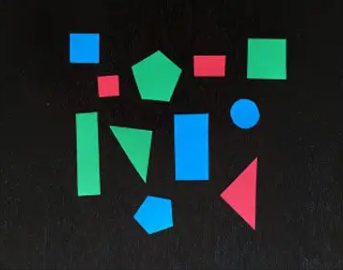
#> input picture ImageProcessing/PyImageSearch/Step4/detect_shapes_and_color/src/renkliShapess.png, 343 x 270 px
$ python detect_shapes.py --image src/renkliShapess.png
#> lines starting #> are read from the running program, lines starting #| are printed output that depends on the picture; after the words box and inside, x2 and y2 are one past the last pixel; in counts of white or black regions, pixels touching at a corner belong together
### ImageProcessing/PyImageSearch/Step4/detect_shapes_and_color/detectors/colorlabeler.py
from scipy.spatial import distance as dist
from collections import OrderedDict
import numpy as np
import cv2

class ColorLabeler:
    def __init__(self):

        colors =OrderedDict ({
            "reds" : (0,0,255),
            "green" : (0,255,0),
            "blue" : (255,0,0)})

        self.lab =np.zeros((len(colors),1,3),dtype="uint8")
        #print((self.lab).shape)  --> output : (3, 1, 3)

        self.colorName = []

        for (i,(name,rgb)) in enumerate(colors.items()):
            self.lab[i] = rgb
            print(rgb)

            self.colorName.append(name)

        self.lab = cv2.cvtColor(self.lab,cv2.COLOR_BGR2LAB)


    def label(self,image,c):


        mask = np.zeros(image.shape[:2],dtype="uint8")
        cv2.drawContours(mask,[c],-1,255,-1)
        mask = cv2.erode(mask,None,iterations=2)
        mean = cv2.mean(image,mask=mask)[:3]

        minDist =  (np.inf,None)             #burayı

        for(i,row) in enumerate(self.lab):

            d = dist.euclidean(row[0],mean)     #burayı

            if d < minDist[0]:
                minDist = (d,i)

        return self.colorName[minDist[1]]


### ImageProcessing/PyImageSearch/Step4/detect_shapes_and_color/detectors/shapedetector.py
import cv2

class ShapeDetector:
    def __init__(self):
        pass

    def detect(self,c):
        shape = "unidentified"

        epsilon = 0.04*cv2.arcLength(c,True)
        approx = cv2.approxPolyDP(c,epsilon,True)  #len içine alırsak köşe sayısı buluyor

        if len(approx) == 3:
            shape = "triangel"
        elif len(approx) == 4:
            #en boy oranı hesaplanıyor
            (x,y,w,h) = cv2.boundingRect(approx)  #koordinatları verir

            #print(x,y,w,h)
            #print(oran)
            oran = w /float(h)
            shape = "square" if oran >= 0.95 and oran <= 1.05 else "rectangle"

        elif len(approx)==5:
            shape = "pentagon"
        else:
            shape = "circle"
        return shape


### ImageProcessing/PyImageSearch/Step4/detect_shapes_and_color/detect_shapes.py
# gerekli paketleri(kütüphaneleri) içe aktarıyoruz
from detectors.shapedetector import ShapeDetector
from detectors.colorlabeler import ColorLabeler
import argparse
import imutils
import cv2
# terminalden argüman girişi alabilmek için argaparse kütüphanesi kullanıyoruz
ap = argparse.ArgumentParser() # ArgumentParser sınıfını ap değişkenine atıyoruz
ap.add_argument("-i", "--image",required=True, # ap değişkeninin add_argument fonksiyonunu kullanarak alacağımız argümanları belirliyoruz.
    help="Path to the image")
args = vars(ap.parse_args())

image = cv2.imread(args["image"]) # giriş görüntüsünü terminalden belirttiğimiz yolu baz alarak diskten alıyoruz
#> image is the input picture: shape (270, 343, 3); mean B, G, R 43.7, 43.4, 29.9
resized = imutils.resize(image,width=400)  #giriş görüntümüzü boyutlandırıyoruz
ratio = image.shape[0] /float(resized.shape[0])  #orijinal görüntümüzün yüksekliğini resized görüntüsündeki yüksekliğe bölüyoruz
#> ratio = 0.86
print(image.shape[0])
#| 270
print(float(resized.shape[0]))
#| 314.0
# print(ratio)

blurred = cv2.GaussianBlur(resized,(5,5),0) #boyutlandırılmış resme blur uyguluyourz
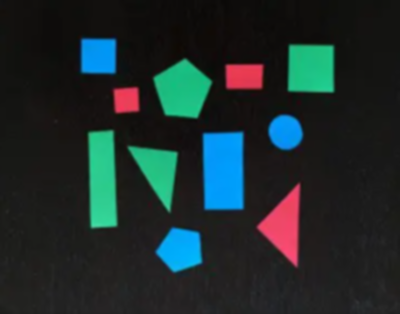
#> blurred: shape (314, 400, 3); mean B, G, R 43.7, 43.3, 29.9
gray = cv2.cvtColor(blurred,cv2.COLOR_BGR2GRAY)  #blurlu görüntüdeki bgr renk kanalını gray formatına çeviriyoruz
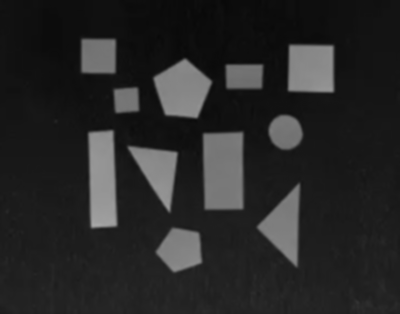
#> gray: shape (314, 400); min 9, max 167, mean 39.3
lab = cv2.cvtColor(blurred,cv2.COLOR_BGR2LAB)
#> lab: shape (314, 400, 3); mean of channels 0, 1, 2 42.3, 126.2, 127.9

ret,thresh = cv2.threshold(gray,60,255,cv2.THRESH_BINARY) #gri tona çevrilmiş resmin thresholdlıyoruz
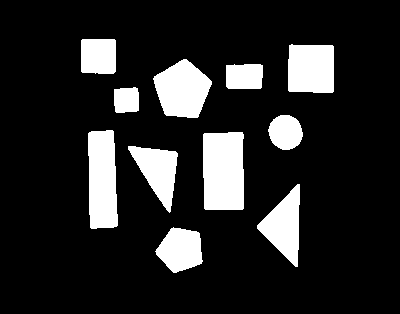
#> thresh: shape (314, 400); 15.2% white; 11 white regions

cnts = cv2.findContours(thresh,cv2.RETR_EXTERNAL,cv2.CHAIN_APPROX_SIMPLE)  #threshli resimdeki konturları buluyoruz
#> cnts = 11 contours; largest, box (x1, y1, x2, y2) and area: (203, 132, 244, 210) 2991, (88, 130, 118, 229) 2515, (153, 59, 212, 118) 2320, (288, 44, 334, 93) 2078, (257, 184, 300, 267) 1811
cnts = imutils.grab_contours(cnts)

sd = ShapeDetector()  # ShapeDetector sınıfını sd değişkenine eşitleriz
cl = ColorLabeler()  #ColorLabeler sınıfını cl değişkenine eşitleriz


for c in cnts:  #bulduğumuz konturların içinde gezinmek için for döngüsü başlatırız

    M =cv2.moments(c)   #konturun merkezini(ağırlık merkezi) buluruz
    cX = int((M["m10"] / M["m00"]) * ratio)
    cY = int((M["m01"] / M["m00"]) * ratio)

    shape = sd.detect(c)
    color = cl.label(lab,c)

    c = c.astype("float")  #float veritipine çeviririz
    c *= ratio  #sağlıklı bir çizim yapabilmek için boyutlandırılmış oranla çarparız
    c = c.astype("int") #integer veri tipine dönüştürürüz

    text = "{} {} ".format(color,shape)

    cv2.drawContours(image, [c], -1, (0, 255, 0), 2)  #kontuları image üstüne çizdiririz
    cv2.putText(image, text, (cX, cY), cv2.FONT_HERSHEY_SIMPLEX,0.5, (255, 255, 255), 2)  #ağırlık merkezlerine renk ve geometrik verileri yazarız

    cv2.imshow("Image", image)  #resmi imshowlarız
    cv2.waitKey(0)
#> this loop made 11 passes
#> (cX, cY, shape, epsilon in detect, approx in detect, x in detect, y in detect, w in detect) on passes 4, 5, 7, 8, 10, 11: (191, 146, 'rectangle', 9.25, [[242, 132], [203, 134], [205, 209], [243, 208]], 203, 132, 41), (87, 154, 'rectangle', 9.83, [[112, 130], [88, 133], [91, 228], [117, 225]], 88, 130, 30), (108, 85, 'square', 3.73, [[137, 88], [114, 89], [116, 112], [138, 110]], 114, 88, 25), (209, 65, 'rectangle', 4.69, [[226, 65], [228, 88], [261, 87], [262, 65]], 226, 65, 37), (267, 58, 'square', 7.28, [[289, 45], [288, 90], [332, 92], [333, 46]], 288, 45, 46), (84, 47, 'square', 5.33, [[82, 39], [81, 71], [113, 73], [115, 40]], 81, 39, 35)
#> (cX, cY, shape, epsilon in detect, mean in label, color, text) on passes 1, 6, 9: (154, 214, 'pentagon', 6.09, (170, 118.3, 80.21), 'blue', 'blue pentagon '), (245, 113, 'circle', 4.53, (152.7, 130, 71.67), 'blue', 'blue circle '), (156, 76, 'pentagon', 7.66, (175.1, 74.72, 147.8), 'green', 'green pentagon ')
#> pass 1, in label, `mask = cv2.erode(mask,None,iterations=2)`:
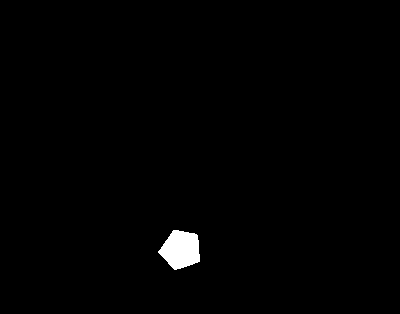
#> mask: shape (314, 400); 0.95% white; 1 white region, box (x1, y1, x2, y2) and area: (158, 230, 200, 270) 1188
#> pass 1, `cv2.imshow("Image", image)`:
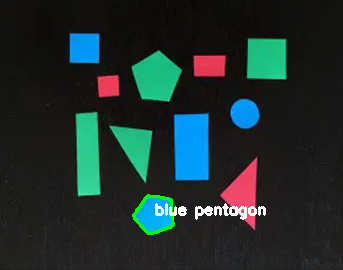
#> window 'Image': shape (270, 343, 3); mean B, G, R 44.6, 45.6, 31.4
#> pass 2, in label (call 2), `mask = cv2.erode(mask,None,iterations=2)`:
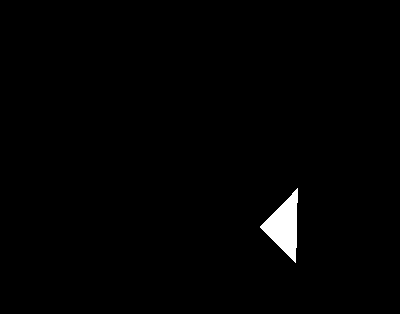
#> mask: shape (314, 400); 1.1% white; 1 white region, box (x1, y1, x2, y2) and area: (260, 188, 298, 263) 1410
#> after the loop:
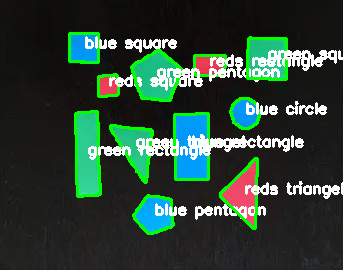
#> image: shape (270, 343, 3); 12.55% of pixels changed, all inside (x1, y1, x2, y2) = (68, 32, 343, 235)
